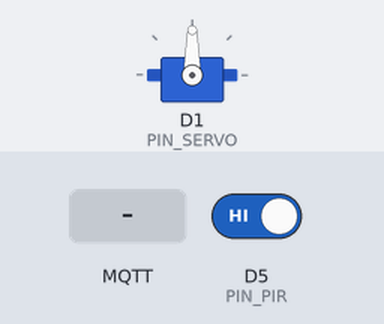
A sketch run on a simulated ESP8266 (NodeMCU). Parts: servo. The test bench sets the inputs (shaded band); at power-on: D5 (PIN_PIR) HIGH. WiFi joins after 1.5 s; servers stay silent unless stated; random numbers use the default seed unless the sketch sets one; no MQTT or app messages arrive unless stated; what the sketch prints to the serial monitor is not drawn.

Above: at 2.8 s.
2.9 s: MQTT message "on" arrives on the first subscribed topic
At 3.7 s:
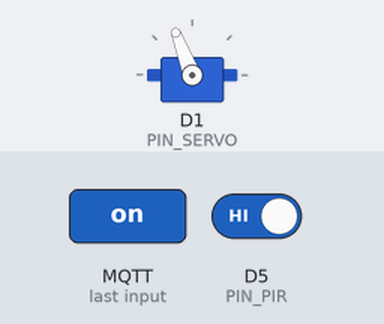
5.9 s: MQTT message "3" arrives on the first subscribed topic
At 7.2 s:
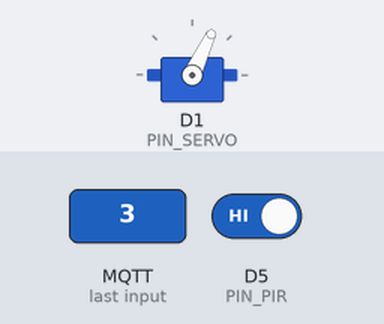
9.9 s: MQTT message "P" arrives on the first subscribed topic
At 10.7 s:
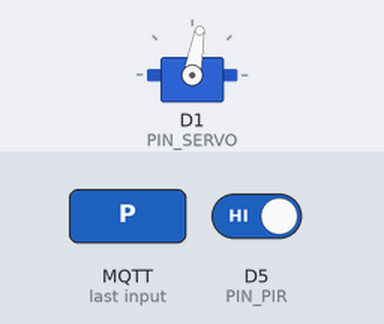
Timing chart, 0 to 12.9 s (numbered marks = the images above; inputs shaded):
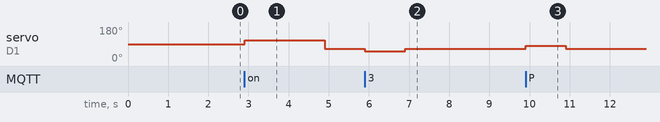

Measured:
- after the input at 2.9 s, servo on D1 (PIN_SERVO): 90° → 111° at once, → 110° 1.0 s later, → 65° 1.0 s later
- after the input at 5.9 s, servo on D1 (PIN_SERVO): 65° → 51° at once, → 65° 1.0 s later
- after the input at 9.9 s, servo on D1 (PIN_SERVO): 65° → 80° at once, → 65° 1.0 s later

The sketch:

lightswitch.ino
```cpp
/* Works with NODEMCU, SG90 servo, and micro PIR sensor */
/* Printable light switch plate here: https://www.thingiverse.com/thing:3289916 */

#include <ESP8266WiFi.h>
#include <PubSubClient.h>
#include <Servo.h>
#include <ArduinoOTA.h>
#include <ArduinoJson.h>

// Update these with values suitable for your network.
const char* ssid = "WIFINETWORK";
const char* password = "WIFIPASSWORD";
const char* mqtt_server = "MQTTSERVER.local";
const char* mqtt_username = "MQTT_USERNAME";
const char* mqtt_password = "MQTT_PASSWORD";
const int mqtt_port = 1883;
const int BUFFER_SIZE = 300;
bool stateOn = false;
int pirValue;
int pirStatus;
int stateStatus;
String switchStatus;
String motionStatus;
char message_buff[100];


#define PIN_SERVO  D1
#define PIN_PIR  D5

const char* on_cmd = "ON";
const char* off_cmd = "OFF";

/**************************** FOR OTA **************************************************/
#define SENSORNAME "lightswitch" //change this to whatever you want to call your device
#define OTApassword "OTA_PASSWORD" //the password you will need to enter to upload remotely via the ArduinoIDE
int OTAport = 8266;

/************* MQTT TOPICS (change these topics as you wish)  **************************/
const char* switch_state_topic = "lightswitch/current";
const char* switch_set_topic = "lightswitch/set";

Servo myservo;  // create servo object to control a servo
WiFiClient espClient;
PubSubClient client(espClient);

void setup_wifi() {
   delay(100);
  // We start by connecting to a WiFi network
    Serial.print("Connecting to ");
    Serial.println(ssid);
    WiFi.begin(ssid, password);
    while (WiFi.status() != WL_CONNECTED)
    {
      delay(500);
      Serial.print(".");
    }
  randomSeed(micros());
  Serial.println("");
  Serial.println("WiFi connected");
  Serial.println("IP address: ");
  Serial.println(WiFi.localIP());
}

void callback(char* topic, byte* payload, unsigned int length)
{
  Serial.print("Command from MQTT broker : [");
  Serial.print(topic);
  Serial.print(" Message is:");
  for(int i=0;i<length;i++)
  {
    if((int)payload[i]>194||(int)payload[i]<0)
    break;
    myservo.write((int)payload[i]);
    delay(1000);
    myservo.write(65);// tell servo to go to neutral
    Serial.print((int)payload[i]);//print the rotation angle for debug
    Serial.print("]");
    Serial.println();

    if (payload[0] == 51 && stateStatus != 1) {
      switchStatus = "OFF";
      sendState();
      stateStatus = 1;
    }

    if (payload[0] == 80 && stateStatus != 2) {
      switchStatus = "ON";
      sendState();
      stateStatus = 2;
    }
  }
}//end callback

void reconnect() {
  // Loop until we're reconnected
  while (!client.connected())
  {
    Serial.print("Attempting MQTT connection...");
    // Create a random client ID
    String clientId = "lightswitch-";
    clientId += String(random(0xffff), HEX);
    // Attempt to connect
    //if you MQTT broker has clientID,username and password
    //please change following line to    if (client.connect(clientId,userName,passWord))
    if (client.connect(SENSORNAME, mqtt_username, mqtt_password))
    {
      Serial.println("connected");
     //once connected to MQTT broker, subscribe command if any
      client.subscribe(switch_set_topic);
    } else {
      Serial.print("failed, rc=");
      Serial.print(client.state());
      Serial.println(" try again in 5 seconds");
      // Wait 6 seconds before retrying
      delay(6000);
    }
  }
} //end reconnect()

/* JSON */
bool processJson(char* message) {
  StaticJsonBuffer<BUFFER_SIZE> jsonBuffer;

  JsonObject& root = jsonBuffer.parseObject(message);

  if (!root.success()) {
    Serial.println("parseObject() failed");
    return false;
  }

  if (root.containsKey("state")) {
    if (strcmp(root["state"], on_cmd) == 0) {
      stateOn = true;
    }
    else if (strcmp(root["state"], off_cmd) == 0) {
      stateOn = false;
    }
  }
}

/* SEND STATE */
void sendState() {
  StaticJsonBuffer<BUFFER_SIZE> jsonBuffer;

  JsonObject& root = jsonBuffer.createObject();

  root["state"] = (String)switchStatus;
  root["motion"] = (String)motionStatus;

  char buffer[root.measureLength() + 1];
  root.printTo(buffer, sizeof(buffer));

  Serial.println(buffer);
  client.publish(switch_state_topic, buffer, true);
}

/* CHECK SENSOR */
bool checkBoundSensor(float newValue, float prevValue, float maxDiff) {
  return newValue < prevValue - maxDiff || newValue > prevValue + maxDiff;
}

void setup() {
  Serial.begin(115200);
  pinMode(PIN_PIR, INPUT);
  setup_wifi();
  client.setServer(mqtt_server, mqtt_port);
  client.setCallback(callback);
  myservo.attach(PIN_SERVO);  // attaches the servo on pin D1 to the servo object

/* OTA SETUP */
  ArduinoOTA.setPort(OTAport);
  // Hostname defaults to esp8266-[ChipID]
  ArduinoOTA.setHostname(SENSORNAME);

  // No authentication by default
  ArduinoOTA.setPassword((const char *)OTApassword);

  ArduinoOTA.onStart([]() {
    Serial.println("Starting");
  });
  ArduinoOTA.onEnd([]() {
    Serial.println("\nEnd");
  });
  ArduinoOTA.onProgress([](unsigned int progress, unsigned int total) {
    Serial.printf("Progress: %u%%\r", (progress / (total / 100)));
  });
  ArduinoOTA.onError([](ota_error_t error) {
    Serial.printf("Error[%u]: ", error);
    if (error == OTA_AUTH_ERROR) Serial.println("Auth Failed");
    else if (error == OTA_BEGIN_ERROR) Serial.println("Begin Failed");
    else if (error == OTA_CONNECT_ERROR) Serial.println("Connect Failed");
    else if (error == OTA_RECEIVE_ERROR) Serial.println("Receive Failed");
    else if (error == OTA_END_ERROR) Serial.println("End Failed");
  });
  ArduinoOTA.begin();

/* WIFI SETUP */
  Serial.println("Ready");
  Serial.print("IP Address: ");
  Serial.println(WiFi.localIP());
}

void loop() {
  if (!client.connected()) {
    reconnect();
  }
  client.loop();
  ArduinoOTA.handle();
    //PIR CODE
    pirValue = digitalRead(PIN_PIR); //read state of the

/* PIR STATUS */
    if (pirValue == LOW && pirStatus != 1) {
      motionStatus = "standby";
      sendState();
      pirStatus = 1;
    }

    else if (pirValue == HIGH && pirStatus != 2) {
      motionStatus = "motion detected";
      sendState();
      pirStatus = 2;
    }
}
```
